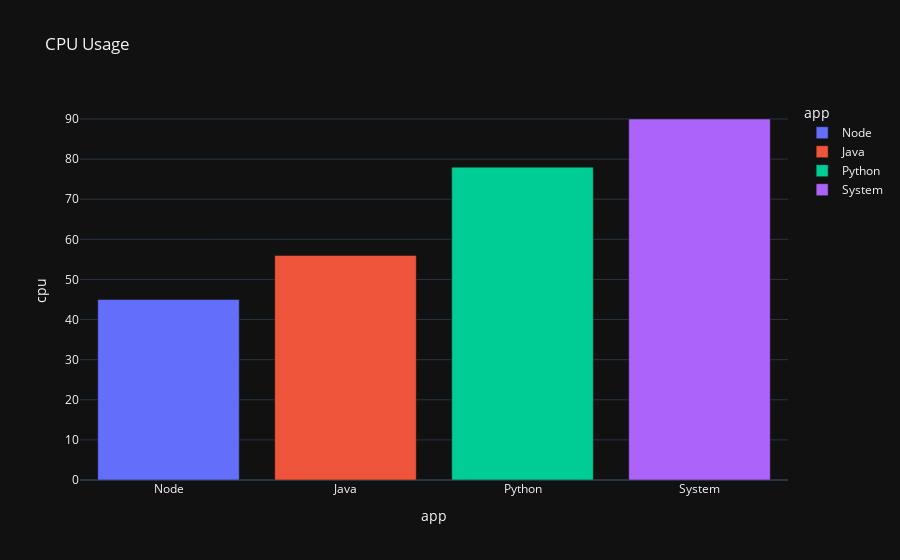

Notebook code for this chart:
### Code cell
import plotly.express as px
fig = px.bar(test_df, x='app', y='cpu', color='app', title='CPU Usage', template='plotly_dark')
fig.show()

### Figure 1 — Plotly figure (JSON) as saved in the notebook; plotly's stock layout.template omitted (floating-point values rounded to 4 significant figures)
{"data": [{"alignmentgroup": "True", "hovertemplate": "app=%{x}<br>cpu=%{y}<extra></extra>", "legendgroup": "Node", "marker": {"color": "#636efa", "pattern": {"shape": ""}}, "name": "Node", "offsetgroup": "Node", "orientation": "v", "showlegend": true, "textposition": "auto", "type": "bar", "x": ["Node"], "xaxis": "x", "y": [45], "yaxis": "y"}, {"alignmentgroup": "True", "hovertemplate": "app=%{x}<br>cpu=%{y}<extra></extra>", "legendgroup": "Java", "marker": {"color": "#EF553B", "pattern": {"shape": ""}}, "name": "Java", "offsetgroup": "Java", "orientation": "v", "showlegend": true, "textposition": "auto", "type": "bar", "x": ["Java"], "xaxis": "x", "y": [56], "yaxis": "y"}, {"alignmentgroup": "True", "hovertemplate": "app=%{x}<br>cpu=%{y}<extra></extra>", "legendgroup": "Python", "marker": {"color": "#00cc96", "pattern": {"shape": ""}}, "name": "Python", "offsetgroup": "Python", "orientation": "v", "showlegend": true, "textposition": "auto", "type": "bar", "x": ["Python"], "xaxis": "x", "y": [78], "yaxis": "y"}, {"alignmentgroup": "True", "hovertemplate": "app=%{x}<br>cpu=%{y}<extra></extra>", "legendgroup": "System", "marker": {"color": "#ab63fa", "pattern": {"shape": ""}}, "name": "System", "offsetgroup": "System", "orientation": "v", "showlegend": true, "textposition": "auto", "type": "bar", "x": ["System"], "xaxis": "x", "y": [90], "yaxis": "y"}], "layout": {"barmode": "relative", "legend": {"title": {"text": "app"}, "tracegroupgap": 0}, "title": {"text": "CPU Usage"}, "xaxis": {"anchor": "y", "categoryarray": ["Node", "Java", "Python", "System"], "categoryorder": "array", "domain": [0, 1], "title": {"text": "app"}}, "yaxis": {"anchor": "x", "domain": [0, 1], "title": {"text": "cpu"}}}}
